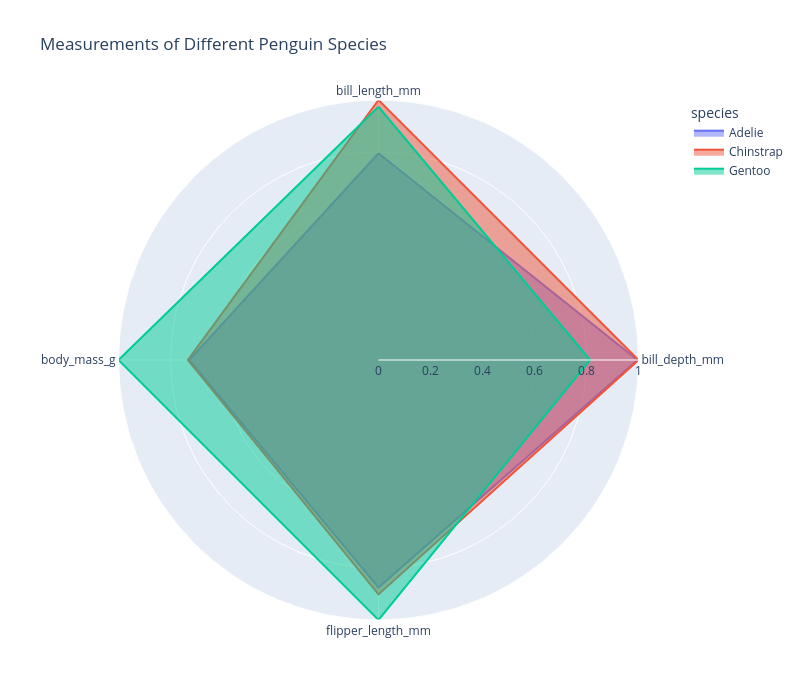

Here is the notebook cell this chart was saved with:
### Markdown cell above
As we can see, we can highlight the differences between the species through this visualization, showing us the differences in quantitative variables for our different categories. We can make this look nicer using the following code:

### Code cell
fig = px.line_polar(radar_data, r='Value', theta='Measurement', color='species', line_close=True, 
                    title = 'Measurements of Different Penguin Species',
                    height = 700, width = 800

                            
                    )

# Fills in empty space between lines
fig.update_traces(fill='toself')
fig.show()

### Figure 1 — Plotly figure (JSON) as saved in the notebook; plotly's stock layout.template omitted (floating-point values rounded to 4 significant figures)
{"data": [{"fill": "toself", "hovertemplate": "species=Adelie<br>Value=%{r}<br>Measurement=%{theta}<extra></extra>", "legendgroup": "Adelie", "line": {"color": "#636efa", "dash": "solid"}, "marker": {"symbol": "circle"}, "mode": "lines", "name": "Adelie", "r": [0.795, 0.996, 0.8751, 0.7278, 0.795], "showlegend": true, "subplot": "polar", "theta": ["bill_length_mm", "bill_depth_mm", "flipper_length_mm", "body_mass_g", "bill_length_mm"], "type": "scatterpolar"}, {"fill": "toself", "hovertemplate": "species=Chinstrap<br>Value=%{r}<br>Measurement=%{theta}<extra></extra>", "legendgroup": "Chinstrap", "line": {"color": "#EF553B", "dash": "solid"}, "marker": {"symbol": "circle"}, "mode": "lines", "name": "Chinstrap", "r": [1.0, 1.0, 0.9014, 0.7331, 1.0], "showlegend": true, "subplot": "polar", "theta": ["bill_length_mm", "bill_depth_mm", "flipper_length_mm", "body_mass_g", "bill_length_mm"], "type": "scatterpolar"}, {"fill": "toself", "hovertemplate": "species=Gentoo<br>Value=%{r}<br>Measurement=%{theta}<extra></extra>", "legendgroup": "Gentoo", "line": {"color": "#00cc96", "dash": "solid"}, "marker": {"symbol": "circle"}, "mode": "lines", "name": "Gentoo", "r": [0.9741, 0.8141, 1.0, 1.0, 0.9741], "showlegend": true, "subplot": "polar", "theta": ["bill_length_mm", "bill_depth_mm", "flipper_length_mm", "body_mass_g", "bill_length_mm"], "type": "scatterpolar"}], "layout": {"height": 700, "legend": {"title": {"text": "species"}, "tracegroupgap": 0}, "polar": {"angularaxis": {"direction": "clockwise", "rotation": 90}, "domain": {"x": [0, 1], "y": [0, 1]}}, "title": {"text": "Measurements of Different Penguin Species"}, "width": 800}}
